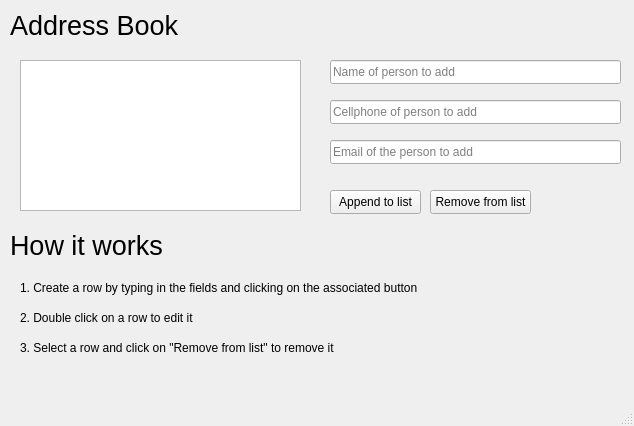
<?xml version="1.0" encoding="UTF-8"?>
<ui version="4.0">
 <class>MainWindow</class>
 <widget class="QMainWindow" name="MainWindow">
  <property name="geometry">
   <rect>
    <x>0</x>
    <y>0</y>
    <width>634</width>
    <height>426</height>
   </rect>
  </property>
  <property name="windowTitle">
   <string>MainWindow</string>
  </property>
  <widget class="QWidget" name="centralwidget">
   <widget class="QLineEdit" name="address_name">
    <property name="geometry">
     <rect>
      <x>330</x>
      <y>60</y>
      <width>291</width>
      <height>24</height>
     </rect>
    </property>
    <property name="placeholderText">
     <string>Name of person to add</string>
    </property>
   </widget>
   <widget class="QLineEdit" name="address_cell">
    <property name="geometry">
     <rect>
      <x>330</x>
      <y>100</y>
      <width>291</width>
      <height>24</height>
     </rect>
    </property>
    <property name="placeholderText">
     <string>Cellphone of person to add</string>
    </property>
   </widget>
   <widget class="QLineEdit" name="address_email">
    <property name="geometry">
     <rect>
      <x>330</x>
      <y>140</y>
      <width>291</width>
      <height>24</height>
     </rect>
    </property>
    <property name="placeholderText">
     <string>Email of the person to add</string>
    </property>
   </widget>
   <widget class="QPushButton" name="append">
    <property name="geometry">
     <rect>
      <x>330</x>
      <y>190</y>
      <width>91</width>
      <height>24</height>
     </rect>
    </property>
    <property name="text">
     <string>Append to list</string>
    </property>
   </widget>
   <widget class="QLabel" name="label">
    <property name="geometry">
     <rect>
      <x>10</x>
      <y>10</y>
      <width>201</width>
      <height>31</height>
     </rect>
    </property>
    <property name="font">
     <font>
      <pointsize>20</pointsize>
      <fontweight>Light</fontweight>
     </font>
    </property>
    <property name="text">
     <string>Address Book</string>
    </property>
   </widget>
   <widget class="QTableView" name="tableView">
    <property name="geometry">
     <rect>
      <x>20</x>
      <y>60</y>
      <width>281</width>
      <height>151</height>
     </rect>
    </property>
   </widget>
   <widget class="QPushButton" name="remove">
    <property name="geometry">
     <rect>
      <x>430</x>
      <y>190</y>
      <width>101</width>
      <height>24</height>
     </rect>
    </property>
    <property name="text">
     <string>Remove from list</string>
    </property>
   </widget>
   <widget class="QLabel" name="label_2">
    <property name="geometry">
     <rect>
      <x>20</x>
      <y>280</y>
      <width>471</width>
      <height>16</height>
     </rect>
    </property>
    <property name="text">
     <string>1. Create a row by typing in the fields and clicking on the associated button</string>
    </property>
   </widget>
   <widget class="QLabel" name="label_3">
    <property name="geometry">
     <rect>
      <x>10</x>
      <y>230</y>
      <width>201</width>
      <height>31</height>
     </rect>
    </property>
    <property name="font">
     <font>
      <pointsize>20</pointsize>
      <fontweight>Light</fontweight>
     </font>
    </property>
    <property name="text">
     <string>How it works</string>
    </property>
   </widget>
   <widget class="QLabel" name="label_4">
    <property name="geometry">
     <rect>
      <x>20</x>
      <y>310</y>
      <width>471</width>
      <height>16</height>
     </rect>
    </property>
    <property name="text">
     <string>2. Double click on a row to edit it</string>
    </property>
   </widget>
   <widget class="QLabel" name="label_5">
    <property name="geometry">
     <rect>
      <x>20</x>
      <y>340</y>
      <width>471</width>
      <height>16</height>
     </rect>
    </property>
    <property name="text">
     <string>3. Select a row and click on &quot;Remove from list&quot; to remove it</string>
    </property>
   </widget>
  </widget>
  <widget class="QMenuBar" name="menubar">
   <property name="geometry">
    <rect>
     <x>0</x>
     <y>0</y>
     <width>634</width>
     <height>21</height>
    </rect>
   </property>
  </widget>
  <widget class="QStatusBar" name="statusbar"/>
 </widget>
 <resources/>
 <connections/>
</ui>
